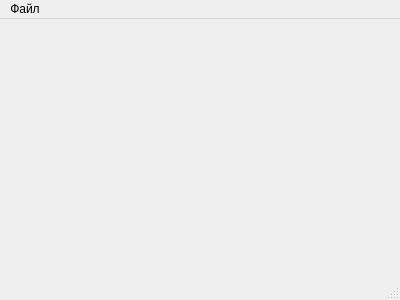
<?xml version="1.0" encoding="UTF-8"?>
<ui version="4.0">
 <class>MainWindow</class>
 <widget class="QMainWindow" name="MainWindow">
  <property name="geometry">
   <rect>
    <x>0</x>
    <y>0</y>
    <width>400</width>
    <height>300</height>
   </rect>
  </property>
  <property name="windowTitle">
   <string>Калибровка вибростенда</string>
  </property>
  <widget class="QWidget" name="centralwidget"/>
  <widget class="QMenuBar" name="menubar">
   <property name="geometry">
    <rect>
     <x>0</x>
     <y>0</y>
     <width>400</width>
     <height>22</height>
    </rect>
   </property>
   <widget class="QMenu" name="menu">
    <property name="title">
     <string>Файл</string>
    </property>
    <addaction name="open_afc_report_action"/>
    <addaction name="separator"/>
    <addaction name="exit_action"/>
   </widget>
   <addaction name="menu"/>
  </widget>
  <widget class="QStatusBar" name="statusbar"/>
  <action name="open_afc_report_action">
   <property name="text">
    <string>Открыть протокол АЧХ...</string>
   </property>
  </action>
  <action name="exit_action">
   <property name="text">
    <string>Выход</string>
   </property>
  </action>
 </widget>
 <resources/>
 <connections/>
</ui>
